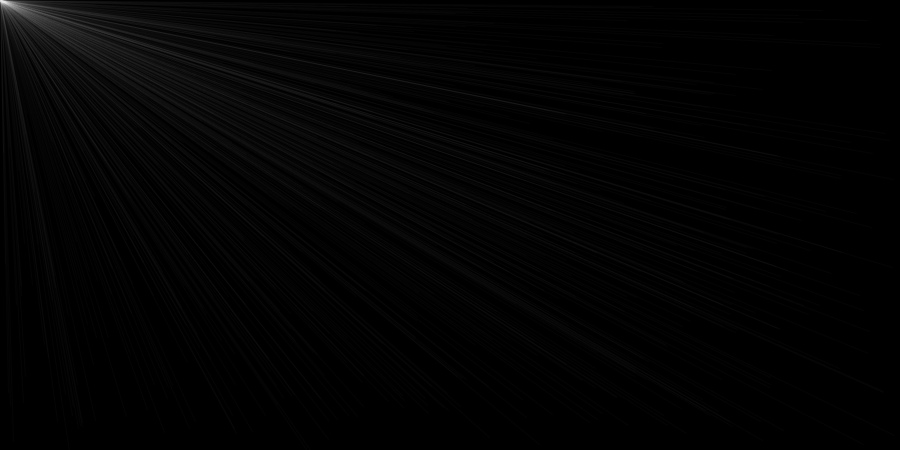
Frame 1 (no input)
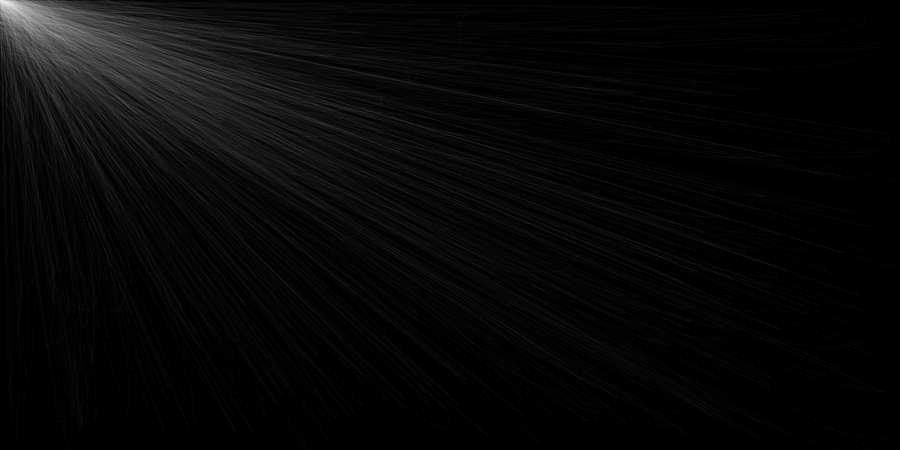
Frame 60 (the mouse pressed at the canvas centre just before this capture)
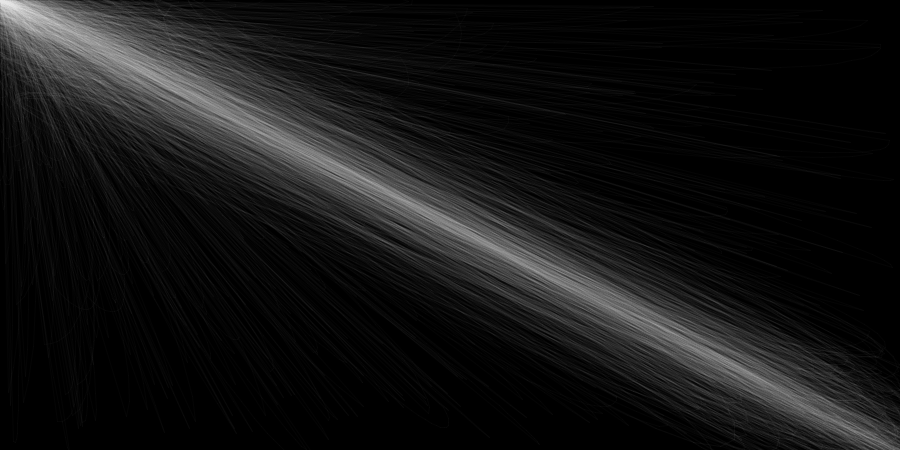
Frame 120 (the mouse held since frame 60 and released just before this capture)

The Processing sketch that drew these frames (run headless with seeded random() and noise(); from frame 60 on, the mouse is pressed at the canvas centre):

// Processing sketch: particle_play3
// ── particle_play3.pde
/* Spencer Mathews
 *
 * DIY particle system
 * 
 * 
 */

ArrayList<Particle> particles;
int numParticles = 500;
float mx, my;
float easing = .3;

void setup() {
  size(900, 450);

  mx = 0;
  my = 0;

  particles = new ArrayList<Particle>();
  for (int i=0; i<numParticles; i++) {
    particles.add(new Particle());
  }

  stroke(255, 5);
  strokeWeight(1);
  background(0);
}

void draw() {

  //fill(0,2);
  //rect(0,0,width,height);

  mx += easing*(mouseX-mx);
  my += easing*(mouseY-my);

  for (int i=0; i<particles.size(); i++) {
    //particles[i].display(mx, my);
    particles.get(i).display(mouseX, mouseY);
  }
}



class Particle {

  float x, y;
  float px, py;
  float dx, dy;

  float w;
  float wMax = 5;  // orig=5
  float drag = 100;  // origin~100 not sure if this is the best name, slowing is really the drag
  float slowing = 1.05;  // orign=1.05 how much to slow down per frame, was 1.05

  Particle() {
    x=random(width);
    y=random(height);

    px=0;
    py=0;
    dx=random(10);
    dy=random(10);

    w = random(1/wMax, wMax);  // randomizing is key!
  }

  void display(float mx, float my) {
    if (!mousePressed) {
      dx /= slowing;
      dy /= slowing;
    }

    dx += w*(mx-x)/drag;
    dy += w*(my-y)/drag;
    x += dx;
    y += dy;

    stroke(255, 5);
    strokeWeight(1);
    line(x, y, px, py);

    px = x;
    py = y;
  }
}
